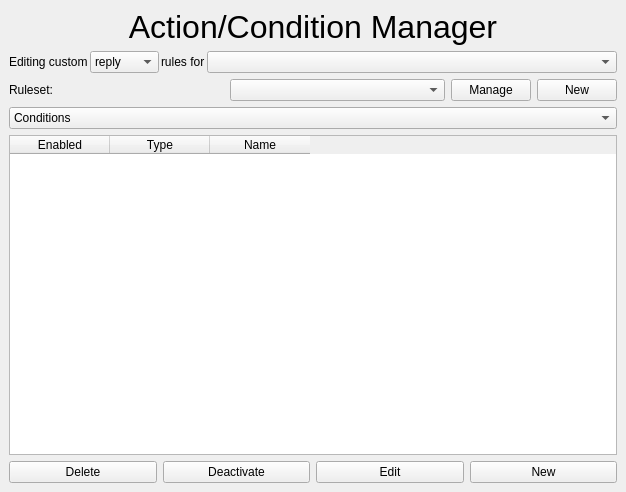
<?xml version="1.0" encoding="UTF-8"?>
<ui version="4.0">
 <class>MainWindow</class>
 <widget class="QMainWindow" name="MainWindow">
  <property name="geometry">
   <rect>
    <x>0</x>
    <y>0</y>
    <width>626</width>
    <height>492</height>
   </rect>
  </property>
  <property name="windowTitle">
   <string>Action/Condition Manager</string>
  </property>
  <widget class="QWidget" name="centralwidget">
   <layout class="QVBoxLayout" name="verticalLayout">
    <item>
     <widget class="QLabel" name="label_13">
      <property name="sizePolicy">
       <sizepolicy hsizetype="Preferred" vsizetype="Maximum">
        <horstretch>0</horstretch>
        <verstretch>0</verstretch>
       </sizepolicy>
      </property>
      <property name="font">
       <font>
        <pointsize>24</pointsize>
       </font>
      </property>
      <property name="text">
       <string>Action/Condition Manager</string>
      </property>
      <property name="textFormat">
       <enum>Qt::AutoText</enum>
      </property>
      <property name="scaledContents">
       <bool>true</bool>
      </property>
      <property name="alignment">
       <set>Qt::AlignHCenter|Qt::AlignTop</set>
      </property>
     </widget>
    </item>
    <item>
     <layout class="QHBoxLayout" name="horizontalLayout">
      <property name="spacing">
       <number>2</number>
      </property>
      <item>
       <widget class="QLabel" name="label">
        <property name="sizePolicy">
         <sizepolicy hsizetype="Maximum" vsizetype="Preferred">
          <horstretch>0</horstretch>
          <verstretch>0</verstretch>
         </sizepolicy>
        </property>
        <property name="text">
         <string>Editing custom</string>
        </property>
       </widget>
      </item>
      <item>
       <widget class="QComboBox" name="comboBox">
        <property name="sizePolicy">
         <sizepolicy hsizetype="Maximum" vsizetype="Fixed">
          <horstretch>0</horstretch>
          <verstretch>0</verstretch>
         </sizepolicy>
        </property>
        <item>
         <property name="text">
          <string>reply</string>
         </property>
        </item>
        <item>
         <property name="text">
          <string>posting</string>
         </property>
        </item>
       </widget>
      </item>
      <item>
       <widget class="QLabel" name="label_2">
        <property name="sizePolicy">
         <sizepolicy hsizetype="Maximum" vsizetype="Preferred">
          <horstretch>0</horstretch>
          <verstretch>0</verstretch>
         </sizepolicy>
        </property>
        <property name="text">
         <string>rules for</string>
        </property>
       </widget>
      </item>
      <item>
       <widget class="QComboBox" name="comboBox_2"/>
      </item>
     </layout>
    </item>
    <item>
     <layout class="QHBoxLayout" name="horizontalLayout_3">
      <item>
       <widget class="QLabel" name="label_3">
        <property name="text">
         <string>Ruleset:</string>
        </property>
       </widget>
      </item>
      <item>
       <widget class="QComboBox" name="comboBox_3"/>
      </item>
      <item>
       <widget class="QPushButton" name="btn_ruleset_manage">
        <property name="sizePolicy">
         <sizepolicy hsizetype="Maximum" vsizetype="Fixed">
          <horstretch>0</horstretch>
          <verstretch>0</verstretch>
         </sizepolicy>
        </property>
        <property name="text">
         <string>Manage</string>
        </property>
        <property name="icon">
         <iconset theme="preferences-other"/>
        </property>
       </widget>
      </item>
      <item>
       <widget class="QPushButton" name="btn_ruleset_new">
        <property name="sizePolicy">
         <sizepolicy hsizetype="Maximum" vsizetype="Fixed">
          <horstretch>0</horstretch>
          <verstretch>0</verstretch>
         </sizepolicy>
        </property>
        <property name="text">
         <string>New</string>
        </property>
        <property name="icon">
         <iconset theme="add">
          <normaloff>.</normaloff>.</iconset>
        </property>
       </widget>
      </item>
     </layout>
    </item>
    <item>
     <widget class="QComboBox" name="comboBox_4">
      <item>
       <property name="text">
        <string>Conditions</string>
       </property>
      </item>
      <item>
       <property name="text">
        <string>Actions</string>
       </property>
      </item>
     </widget>
    </item>
    <item>
     <widget class="QTableWidget" name="tableWidget">
      <column>
       <property name="text">
        <string>Enabled</string>
       </property>
      </column>
      <column>
       <property name="text">
        <string>Type</string>
       </property>
      </column>
      <column>
       <property name="text">
        <string>Name</string>
       </property>
      </column>
     </widget>
    </item>
    <item>
     <layout class="QHBoxLayout" name="horizontalLayout_2">
      <item>
       <widget class="QPushButton" name="btn_delete">
        <property name="text">
         <string>Delete</string>
        </property>
        <property name="icon">
         <iconset theme="delete">
          <normaloff>.</normaloff>.</iconset>
        </property>
       </widget>
      </item>
      <item>
       <widget class="QPushButton" name="btn_deactivate">
        <property name="text">
         <string>Deactivate</string>
        </property>
        <property name="icon">
         <iconset theme="system-run">
          <normaloff>.</normaloff>.</iconset>
        </property>
       </widget>
      </item>
      <item>
       <widget class="QPushButton" name="btn_edit">
        <property name="text">
         <string>Edit</string>
        </property>
        <property name="icon">
         <iconset theme="edit">
          <normaloff>.</normaloff>.</iconset>
        </property>
       </widget>
      </item>
      <item>
       <widget class="QPushButton" name="btn_new">
        <property name="text">
         <string>New</string>
        </property>
        <property name="icon">
         <iconset theme="document-new">
          <normaloff>.</normaloff>.</iconset>
        </property>
       </widget>
      </item>
     </layout>
    </item>
   </layout>
  </widget>
 </widget>
 <resources/>
 <connections/>
</ui>
